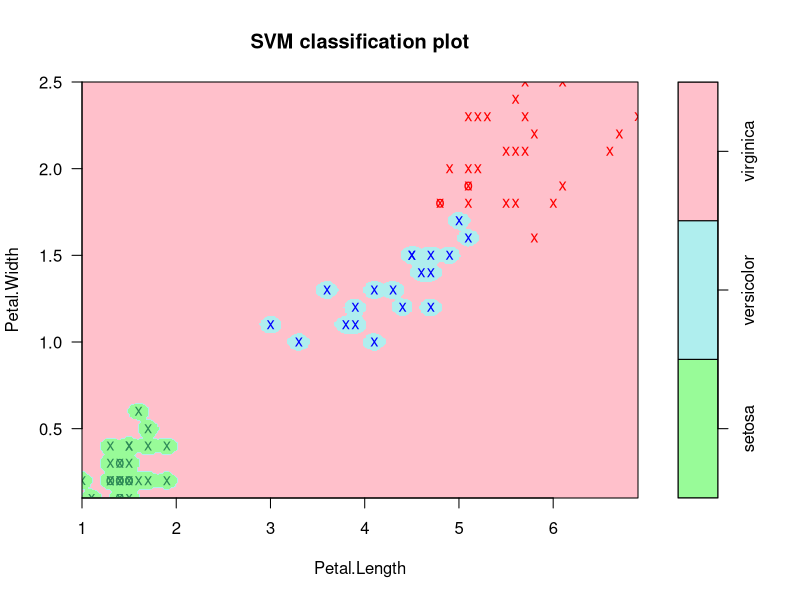
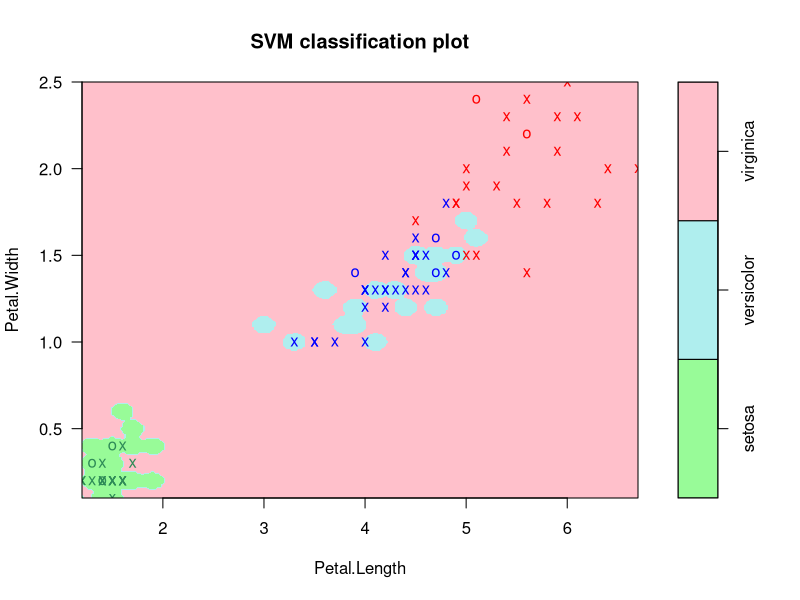

Generate these figures, in order, with R:
library(e1071)
area.pallete = function (n = 3)
{
  cols = rainbow (n)
  cols [1 : 3] = c("PaleGreen", "PaleTurquoise", "Pink")
  return(cols)
}
symbols.pallete = c("SeaGreen", "Blue", "Red")
set.seed(0)
C = 1
kernel = "polynomial"
degree = 1
data = iris[c("Petal.Width", "Petal.Length", "Species")]
trainIdx = sample(nrow(data), nrow(data) / 2, replace = FALSE)
train = data[trainIdx,]
dataTest = data[-trainIdx,]
objects = data[trainIdx, c("Petal.Width", "Petal.Length")]
testObjects = data[-trainIdx, c("Petal.Width", "Petal.Length")]
test_model = function(C, kernel, degree, gamma) 
{
  linearModel = svm(Species ~ ., data = train, type = "C-classification", cost = C, kernel = kernel, degree = degree, gamma = gamma)
  error_count = function(t) 
  {
    return (sum(t[c(2, 3, 4, 6, 7, 8)]))
  }
  forecastsTrain = predict(linearModel, objects)
  train_table = table(train$"Species", forecastsTrain)
  plot(linearModel, train, grid = 250, symbolPalette = symbols.pallete, color.palette = area.pallete)
  x11()
  forecastsTest = predict(linearModel, testObjects)
  test_table = table(dataTest$"Species", forecastsTest)
  plot(linearModel, dataTest, grid = 250, symbolPalette = symbols.pallete, color.palette = area.pallete)
  return (c(error_count(train_table), error_count(test_table)))
}
kernel = "radial"
C = 1
errors = test_model(C, kernel, 1, 500)
print(errors)

